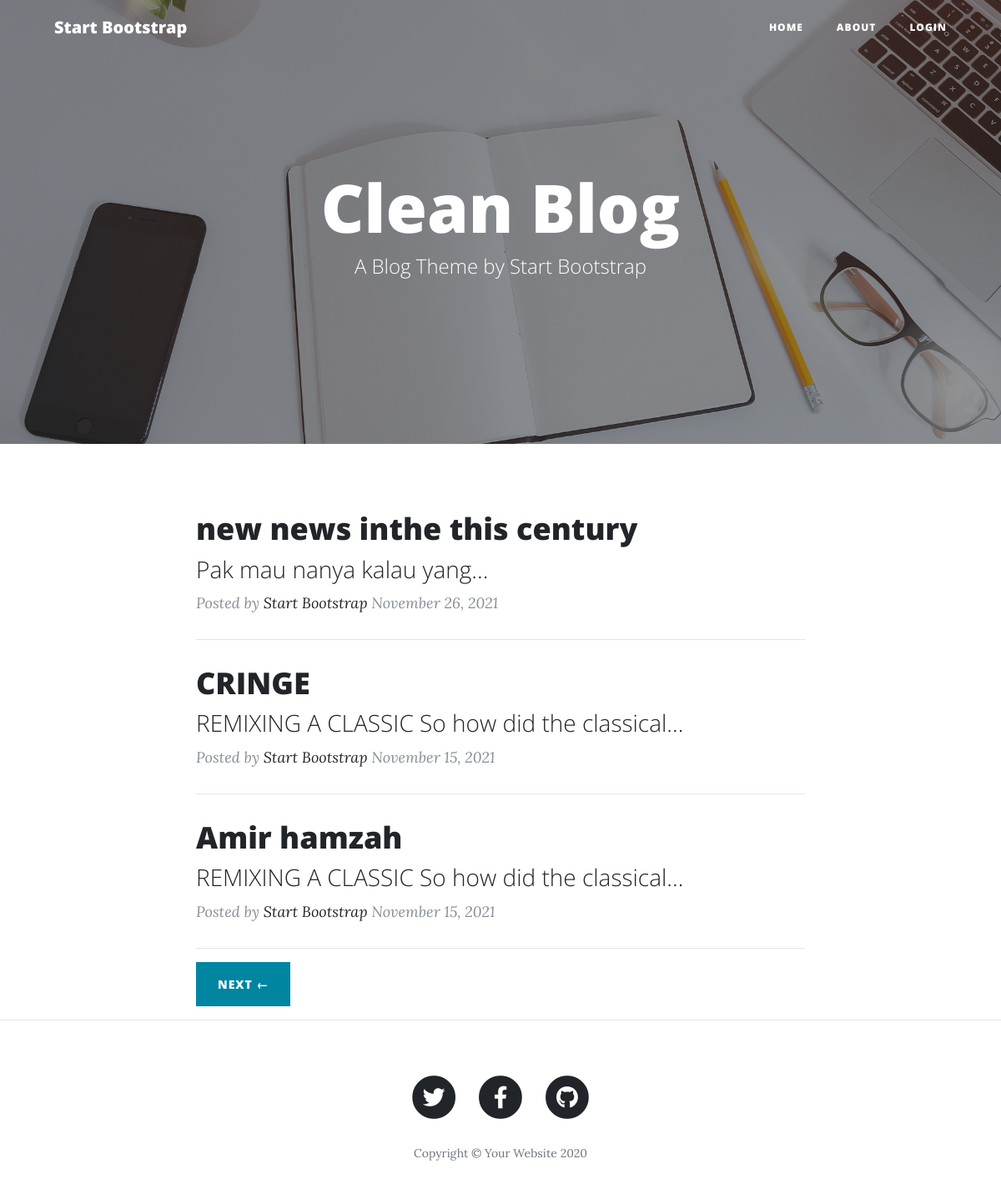
The page / on the database its author committed.
### affairs/models.py (models this page shows, shortened)
class Artikel(db.Model):
    id = db.Column(db.Integer, primary_key=True)
    judul = db.Column(db.String(255), nullable=False)
    konten = db.Column(db.Text, nullable=False)
    thumbnail = db.Column(db.String(255), nullable=False)
    tgl_post = db.Column(db.DateTime, nullable=False, default=datetime.utcnow)
    kategori_id = db.Column(db.Integer, db.ForeignKey('kategori.id'), nullable=False)

### affairs/admin/routes.py (the view)
@admingam.route("/")
def home():
    halaman = request.args.get('halaman', 1, type=int)
    daf_ar = Artikel.query.order_by(Artikel.id.desc()).paginate(page=halaman, per_page=3)
    return render_template("index.html", daf_ar=daf_ar)

### affairs/templates/index.html (shortened to what this page needs)
<!DOCTYPE html>
<html lang="en">
<head>
  <link href="../static/vendor/bootstrap/css/bootstrap.min.css" rel="stylesheet">
  <link href="../static/vendor/fontawesome-free/css/all.min.css" rel="stylesheet" type="text/css">
  <link href="../static/css/clean-blog.min.css" rel="stylesheet">
</head>
<body>
  <nav class="navbar navbar-expand-lg navbar-light fixed-top" id="mainNav">
    <div class="container">
      <a class="navbar-brand" href="index.html">Start Bootstrap</a>
      <div class="collapse navbar-collapse" id="navbarResponsive">
        <ul class="navbar-nav ml-auto">
          {% if current_user.is_authenticated %}
          <li class="nav-item dropdown">
            <a class="nav-link dropdown-toggle" href="#" id="navbarDropdown" role="button" data-toggle="dropdown" aria-haspopup="true" aria-expanded="false">
               {{current_user.username}}
            </a>
            <div class="dropdown-menu" aria-labelledby="navbarDropdown">
                <a class="dropdown-item" href="{{url_for('admingam.tambah_kat')}}">Tambah Kategori</a>
                <a class="dropdown-item" href="{{url_for('admingam.tambah_artikel')}}">Tambah artikel</a>
                <a class="dropdown-item" href="{{url_for('admingam.admin_panel')}}">Admin Panel</a>
                <a class="dropdown-item" href="{{url_for('admingam.logout_adm')}}">Logout</a>
            </div>
          </li>
          {% else %}
          <li class="nav-item">
            <a class="nav-link" href="/">Home</a>
          </li>
          <li class="nav-item">
            <a class="nav-link" href="/about">About</a>
          </li>
          <li class="nav-item">
            <a class="nav-link" href="{{url_for('admingam.login_adm')}}">Login</a>
          </li>
        {% endif %}
        </ul>
      </div>
    </div>
  </nav>
  <header class="masthead" style="background-image: url('img/home-bg.jpg')">
    <div class="overlay"></div>
    <div class="container">
      <div class="row">
        <div class="col-lg-8 col-md-10 mx-auto">
          <div class="site-heading">
            <h1>Clean Blog</h1>
            <span class="subheading">A Blog Theme by Start Bootstrap</span>
          </div>
        </div>
      </div>
    </div>
  </header>
  <div class="container">
    <div class="row">
      <div class="col-lg-8 col-md-10 mx-auto">
        {% for df in daf_ar.items %}
        <div class="post-preview">
          <a href="{{url_for('admingam.baca_ar', id=df.id)}}">
            <h2 class="post-title">
             {{df.judul}}
            </h2>
            <h3 class="post-subtitle">
              {{df.konten | truncate(50) | striptags()}}
            </h3>
          </a>
          <p class="post-meta">Posted by
            <a href="#">Start Bootstrap</a>
            {{df.tgl_post.strftime('%B %d, %Y')}}</p>
        </div>
        <hr>
        {% endfor %}
        <div class="clearfix">
          {% if daf_ar.has_next %}
          <a class="btn btn-primary float-left" href="{{url_for('admingam.home', halaman=daf_ar.next_num)}}">Next  &larr; </a>
          {% endif %}
        </div>
      </div>
    </div>
  </div>
  <hr>
  <footer>
    <div class="container">
      <div class="row">
        <div class="col-lg-8 col-md-10 mx-auto">
          <ul class="list-inline text-center">
            <li class="list-inline-item">
              <a href="#">
                <span class="fa-stack fa-lg">
                  <i class="fas fa-circle fa-stack-2x"></i>
                  <i class="fab fa-twitter fa-stack-1x fa-inverse"></i>
                </span>
              </a>
            </li>
            <li class="list-inline-item">
              <a href="#">
                <span class="fa-stack fa-lg">
                  <i class="fas fa-circle fa-stack-2x"></i>
                  <i class="fab fa-facebook-f fa-stack-1x fa-inverse"></i>
                </span>
              </a>
            </li>
            <li class="list-inline-item">
              <a href="#">
                <span class="fa-stack fa-lg">
                  <i class="fas fa-circle fa-stack-2x"></i>
                  <i class="fab fa-github fa-stack-1x fa-inverse"></i>
                </span>
              </a>
            </li>
          </ul>
          <p class="copyright text-muted">Copyright &copy; Your Website 2020</p>
        </div>
      </div>
    </div>
  </footer>
</body>
</html>

### rows shown on the page
Artikel: judul "new news inthe this century", konten "Pak mau nanya kalau yang...", tgl_post "November 26, 2021"
Artikel: judul "CRINGE", konten "REMIXING A CLASSIC So how did the classical...", tgl_post "November 15, 2021"
Artikel: judul "Amir hamzah", konten "REMIXING A CLASSIC So how did the classical...", tgl_post "November 15, 2021"
